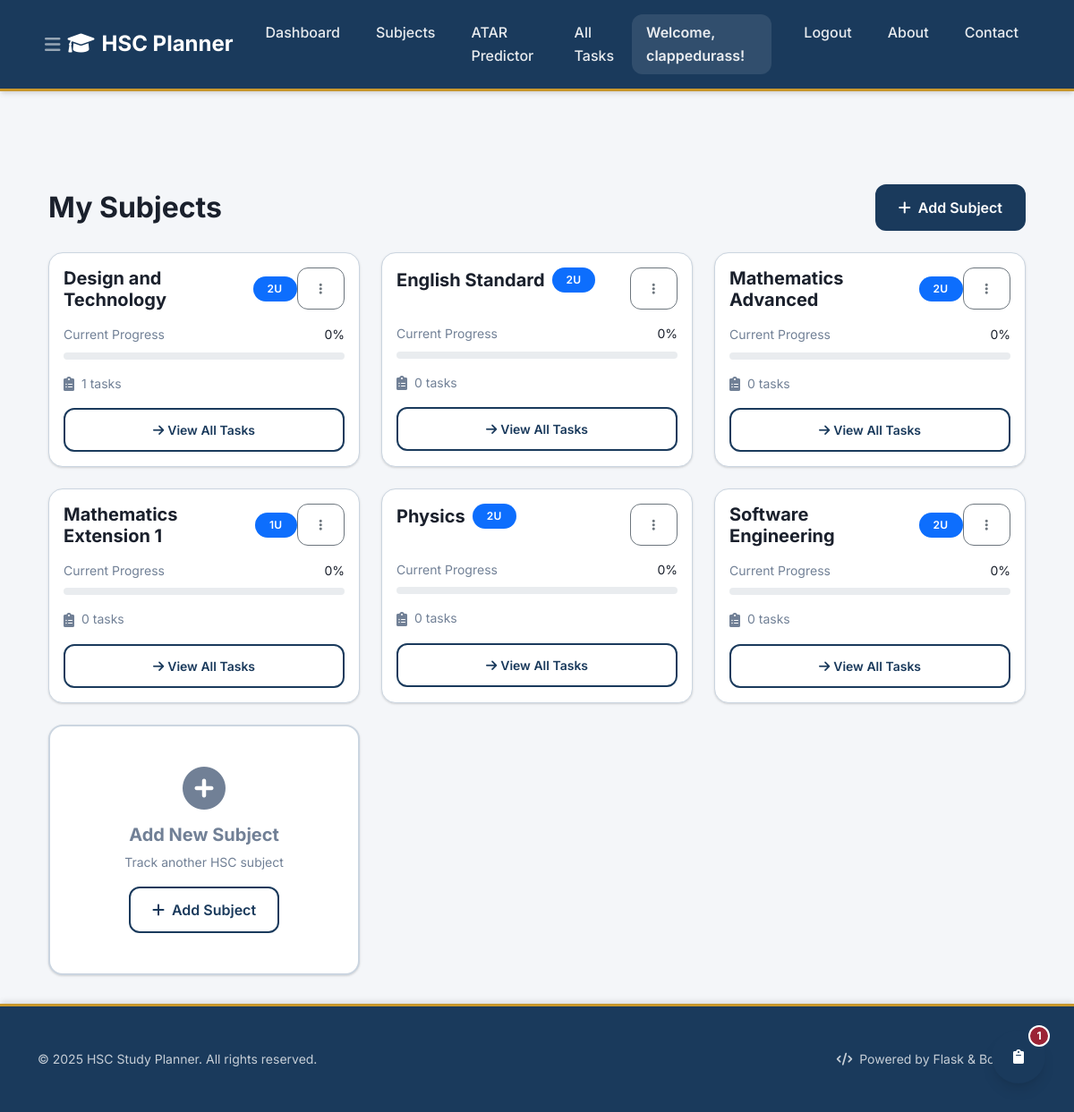
The app's page /subjects (signed in) with its own data.
### tables this page shows
CREATE TABLE users (
    id INTEGER PRIMARY KEY AUTOINCREMENT,
    username TEXT UNIQUE NOT NULL,
    password_hash TEXT NOT NULL,
    email TEXT UNIQUE NOT NULL
);

CREATE TABLE subjects (
                id INTEGER PRIMARY KEY AUTOINCREMENT,
                name TEXT NOT NULL,
                user_id INTEGER NOT NULL,
                units INTEGER NOT NULL DEFAULT 2,
                target_mark INTEGER,
                FOREIGN KEY (user_id) REFERENCES users (id),
                UNIQUE(user_id, name)
            );

### Task_Organiser/app.py (the view)
    @app.route('/subjects')
    @login_required
    def subjects():
        db = get_db()
        try:
            cursor = db.execute("PRAGMA table_info(subjects)")
            columns = [column[1] for column in cursor.fetchall()]
            if 'units' in columns and 'target_mark' in columns:
                subjects = db.execute('SELECT * FROM subjects WHERE user_id = ? ORDER BY name', (g.user['id'],)).fetchall()
            else:
                subjects = db.execute('SELECT id, name, user_id FROM subjects WHERE user_id = ? ORDER BY name', (g.user['id'],)).fetchall()
            subjects_list = []
            for subject in subjects:
                subject_dict = dict(subject)
                if 'units' not in subject_dict:
                    subject_dict['units'] = 2
                if 'target_mark' not in subject_dict:
                    subject_dict['target_mark'] = None
                if 'estimated_mark' not in subject_dict:
                    subject_dict['estimated_mark'] = 0
                task_count = db.execute('SELECT COUNT(*) as count FROM tasks WHERE user_id = ? AND subject_id = ?',
                                    (g.user['id'], subject_dict['id'])).fetchone()
                subject_dict['task_count'] = task_count['count'] if task_count else 0
                subjects_list.append(subject_dict)
            return render_template('subjects.html', subjects=subjects_list)
        except Exception as e:
            return render_template('subjects.html', subjects=[])

### Task_Organiser/app.py (called while the page is built)
def login_required(view):
    @wraps(view)
    def wrapped_view(**kwargs):
        if g.user is None:
            return redirect(url_for('login'))
        return view(**kwargs)
    return wrapped_view

### Task_Organiser/db.py (called while the page is built)
def get_db():
    if 'db' not in g:
        database_path = current_app.config['DATABASE']
        g.db = sqlite3.connect(database_path)
        g.db.row_factory = sqlite3.Row
    return g.db

### Task_Organiser/templates/subjects.html (shortened to what this page needs)
{% extends 'base.html' %}
{% block content %}
<div class="container mt-5">
    <div class="d-flex justify-content-between align-items-center mb-4">
        <h2 class="mb-0 fw-bold">My Subjects</h2>
        <button class="btn btn-primary" data-bs-toggle="modal" data-bs-target="#addSubjectModal">
            <i class="fas fa-plus me-2"></i>Add Subject
        </button>
    </div>
    <div class="row g-3 g-md-4">
        {% if subjects %}
            {% for subject in subjects %}
            <div class="col-12 col-md-6 col-lg-4">
                <div class="card card-subject h-100">
                    <div class="card-body">
                        <div class="d-flex justify-content-between align-items-start mb-3">
                            <div class="d-flex align-items-center">
                                <h5 class="card-title fw-bold mb-0 me-2">{{ subject.name }}</h5>
                                <span class="badge bg-primary">{{ subject.units }}u</span>
                            </div>
                            <div class="dropdown">
                                <button class="btn btn-sm btn-outline-secondary" type="button" data-bs-toggle="dropdown">
                                    <i class="fas fa-ellipsis-v"></i>
                                </button>
                            </div>
                        </div>
                        <div class="mb-3">
                            <div class="d-flex justify-content-between align-items-center mb-2">
                                <small class="text-muted">Current Progress</small>
                                <small class="fw-semibold">{{ subject.estimated_mark }}%</small>
                            </div>
                            <div class="progress" style="height: 8px;">
                            </div>
                        </div>
                        <div class="d-flex align-items-center text-muted">
                            <i class="fas fa-clipboard-list me-2"></i>
                            <small>{{ subject.task_count }} tasks</small>
                        </div>
                        <div class="mt-3">
                            <a href="{{ url_for('index') }}?subject_id={{ subject.id }}"
                               class="btn btn-outline-primary btn-sm w-100">
                                <i class="fas fa-arrow-right me-1"></i>View All Tasks
                            </a>
                        </div>
                    </div>
                </div>
            </div>
            {% endfor %}
        {% endif %}
        {% if subjects %}
        <div class="col-12 col-md-6 col-lg-4">
            <div class="card h-100 border-2 border-dashed" style="border-color: var(--border); min-height: 280px;">
                <div class="card-body d-flex flex-column justify-content-center align-items-center text-center">
                    <i class="fas fa-plus-circle text-muted mb-3" style="font-size: 3rem;"></i>
                    <h5 class="text-muted mb-2">Add New Subject</h5>
                    <p class="text-muted small mb-3">Track another HSC subject</p>
                    <button class="btn btn-outline-primary" data-bs-toggle="modal" data-bs-target="#addSubjectModal">
                        <i class="fas fa-plus me-2"></i>Add Subject
                    </button>
                </div>
            </div>
        </div>
        {% endif %}
    </div>
</div>
{% endblock %}

### Task_Organiser/templates/base.html (shortened to what this page needs)
<!DOCTYPE html>
<html lang="en">
<head>
    <link href="https://cdn.jsdelivr.net/npm/bootstrap@5.1.3/dist/css/bootstrap.min.css" rel="stylesheet">
    <link href="https://cdnjs.cloudflare.com/ajax/libs/font-awesome/6.0.0/css/all.min.css" rel="stylesheet">
</head>
<body>
    <nav class="navbar navbar-expand-lg navbar-dark">
        <div class="container">
            <button class="navbar-toggler" type="button" data-bs-toggle="collapse" data-bs-target="#navbarNav" aria-controls="navbarNav" aria-expanded="false" aria-label="Toggle navigation">
                <i class="fas fa-bars"></i>
            </button>
            <a class="navbar-brand" href="{{ url_for('index') }}">
                <i class="fas fa-graduation-cap me-2"></i>HSC Planner
            </a>
            <div class="collapse navbar-collapse" id="navbarNav">
                <ul class="navbar-nav me-auto">
                    <li class="nav-item">
                        <a class="nav-link" href="{{ url_for('index') }}">Dashboard</a>
                    </li>
                    <li class="nav-item">
                        <a class="nav-link" href="{{ url_for('subjects') }}">Subjects</a>
                    </li>
                    <li class="nav-item">
                        <a class="nav-link" href="{{ url_for('atar') }}">ATAR Predictor</a>
                    </li>
                    <li class="nav-item">
                        <a class="nav-link" href="{{ url_for('index') }}?view=all">All Tasks</a>
                    </li>
                </ul>
                <div class="navbar-nav ms-auto">
                    {% if g.user %}
                        <span class="navbar-text me-3">Welcome, {{ g.user.username }}!</span>
                        <a class="nav-link" href="{{ url_for('logout') }}" onclick="return confirm('Are you sure you want to logout?')">Logout</a>
                    {% else %}
                        <a class="nav-link" href="{{ url_for('login') }}">Login</a>
                        <a class="nav-link" href="{{ url_for('register') }}">Register</a>
                    {% endif %}
                    <a class="nav-link" href="{{ url_for('about') }}">About</a>
                    <a class="nav-link" href="{{ url_for('contact') }}">Contact</a>
                </div>
            </div>
        </div>
    </nav>
    <main class="container mt-4">
        {% block content %}{% endblock %}
    </main>
    <footer class="footer mt-auto">
        <div class="container py-2 py-md-3">
            <div class="row align-items-center">
                <div class="col-12 col-md-6">
                    <p class="mb-0 opacity-75 small">&copy; 2025 HSC Study Planner. All rights reserved.</p>
                </div>
                <div class="col-12 col-md-6 text-md-end">
                    <p class="mb-0 opacity-75 small">
                        <i class="fas fa-code me-1"></i>
                        Powered by Flask & Bootstrap
                    </p>
                </div>
            </div>
        </div>
    </footer>
    <div id="priority-widget" class="priority-widget-collapsed">
        <button id="priority-toggle" class="priority-toggle-btn">
            <i class="fas fa-clipboard"></i>
            <span id="priority-count" class="priority-count">0</span>
        </button>
    </div>
</body>
</html>

### Task_Organiser/templates/base.html (style rules this page uses)
:root { --primary: #1a3a5c; --primary-light: #2c5282; --accent: #c8972b; --success: #276749; --danger: #9b2335; --warning: #d69e2e; --info: #3182ce; --bg: #f4f6f9; --card-bg: #ffffff; --text-primary: #1a202c; --text-secondary: #4a5568; --border: #cbd5e0; --text-muted: #718096; --shadow-sm: 0 1px 3px 0 rgba(0, 0, 0, 0.1), 0 1px 2px 0 rgba(0, 0, 0, 0.06); --shadow-md: 0 4px 6px -1px rgba(0, 0, 0, 0.1), 0 2px 4px -1px rgba(0, 0, 0, 0.06); --shadow-lg: 0 10px 15px -3px rgba(0, 0, 0, 0.1), 0 4px 6px -2px rgba(0, 0, 0, 0.05); --shadow-xl: 0 20px 25px -5px rgba(0, 0, 0, 0.1), 0 10px 10px -5px rgba(0, 0, 0, 0.04); --border-radius-sm: 0.5rem; --border-radius-md: 0.75rem; --border-radius-lg: 1rem; --border-radius-xl: 1.5rem; }
* { margin: 0; padding: 0; box-sizing: border-box; }
body { font-family: 'Inter', -apple-system, BlinkMacSystemFont, sans-serif; background: var(--bg); color: var(--text-primary); line-height: 1.6; min-height: 100vh; }
.navbar { background: var(--primary); box-shadow: var(--shadow-md); border-bottom: 3px solid var(--accent); padding: 1rem 0; }
.navbar-brand { font-family: 'Inter', sans-serif; font-weight: 700; font-size: 1.5rem; color: white !important; }
.nav-link { font-weight: 500; color: rgba(255,255,255,0.9) !important; transition: all 0.3s ease; border-radius: var(--border-radius-md); margin: 0 0.25rem; padding: 0.5rem 1rem !important; }
.navbar-text { color: rgba(255,255,255,0.9) !important; font-weight: 600; background: rgba(255,255,255,0.1); padding: 0.5rem 1rem; border-radius: var(--border-radius-md); }
.card { border: 1px solid var(--border); border-radius: var(--border-radius-lg); box-shadow: var(--shadow-sm); transition: all 0.3s ease; background: var(--card-bg); }
.btn { font-weight: 600; border-radius: var(--border-radius-md); transition: all 0.3s ease; padding: 0.75rem 1.5rem; text-transform: none; letter-spacing: 0; }
.btn-primary { background: var(--primary); color: white; border: 2px solid var(--primary); }
.btn-outline-primary { background: transparent; color: var(--primary); border: 2px solid var(--primary); }
.badge { font-weight: 600; padding: 0.5rem 1rem; border-radius: var(--border-radius-xl); text-transform: uppercase; letter-spacing: 0.025em; font-size: 0.75rem; }
h1, h2, h3, h4, h5, h6 { font-weight: 700; color: var(--text-primary); margin-bottom: 1rem; }
h2 { font-size: 2rem; }
h5 { font-size: 1.25rem; }
.text-muted { color: var(--text-muted) !important; }
footer { background: var(--primary); color: white; border-top: 3px solid var(--accent); padding: 2rem 0; margin-top: 4rem; box-shadow: 0 -4px 6px -1px rgba(0, 0, 0, 0.1); }
main.container { padding-top: 2rem; padding-bottom: 2rem; }
.navbar-toggler { border: none; padding: 0.5rem; color: white; font-size: 1.25rem; display: flex !important; }
.footer { margin-top: auto; }
.priority-widget-collapsed { position: fixed; bottom: 2rem; right: 2rem; z-index: 1000; }
.priority-toggle-btn { width: 60px; height: 60px; border-radius: 50%; background: var(--primary); color: white; border: none; box-shadow: var(--shadow-lg); cursor: pointer; display: flex; align-items: center; justify-content: center; position: relative; transition: all 0.3s ease; }
.priority-count { position: absolute; top: -5px; right: -5px; background: var(--danger); color: white; border-radius: 50%; width: 24px; height: 24px; display: flex; align-items: center; justify-content: center; font-size: 0.75rem; font-weight: 700; border: 2px solid white; }

### records on screen
users: user.username "clappedurass"
subjects: name "Design and Technology", units "2", estimated_mark "0", task_count "1"
subjects: name "English Standard", units "2", estimated_mark "0", task_count "0"
subjects: name "Mathematics Advanced", units "2", estimated_mark "0", task_count "0"
subjects: name "Mathematics Extension 1", units "1", estimated_mark "0", task_count "0"
subjects: name "Physics", units "2", estimated_mark "0", task_count "0"
subjects: name "Software Engineering", units "2", estimated_mark "0", task_count "0"
